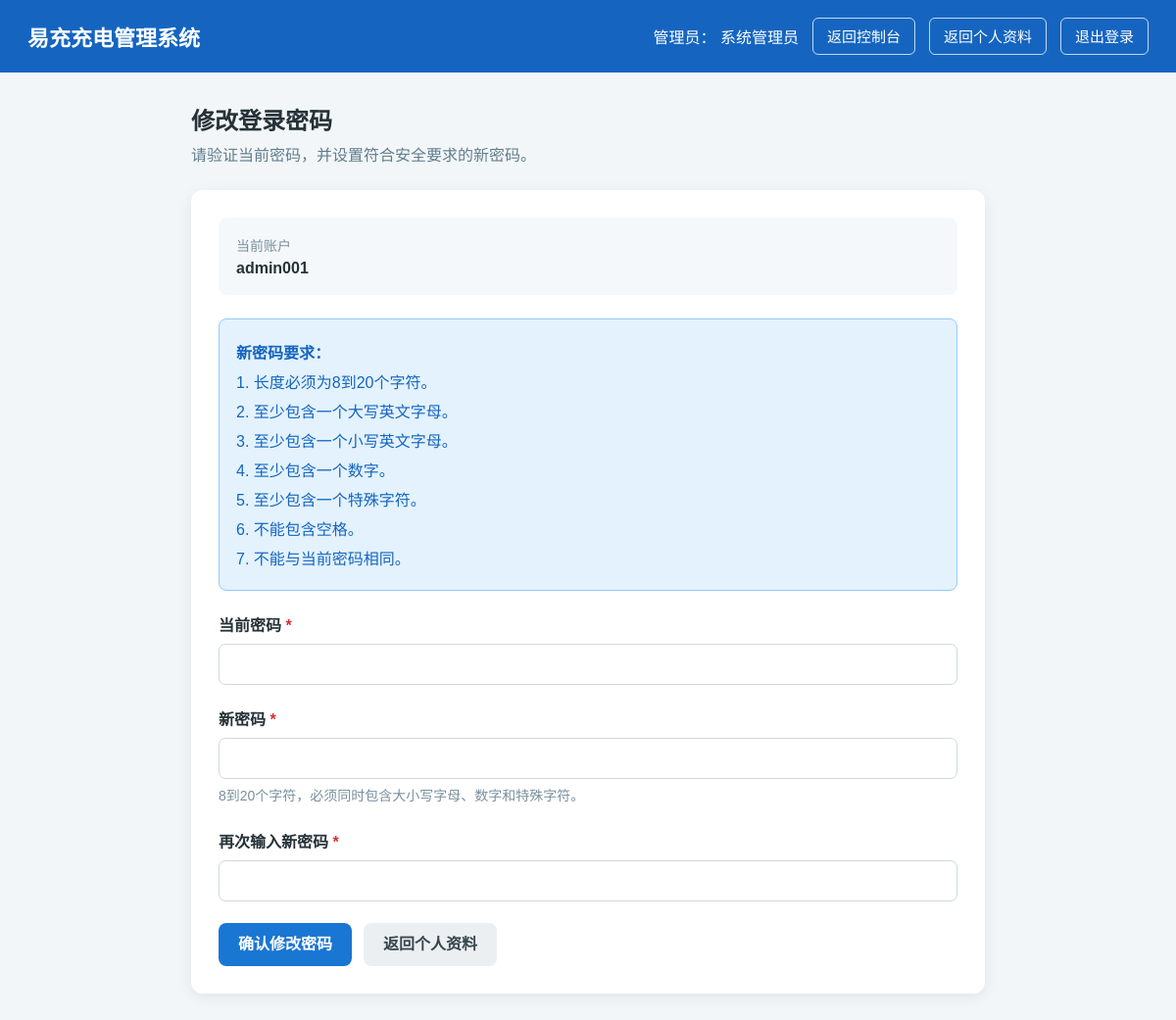
The page /public/account/change_password.php (signed in) on the database its author committed.
### tables this page shows
CREATE TABLE users (
    user_id INT UNSIGNED NOT NULL AUTO_INCREMENT COMMENT '用户主键编号',
    username VARCHAR(30) NOT NULL COMMENT '登录用户名，仅允许3到30位英文字母和数字',
    password_hash VARCHAR(255) NOT NULL COMMENT '密码哈希值，不保存明文密码',
    real_name VARCHAR(20) NOT NULL COMMENT '用户真实姓名，应用层限制为2到20个汉字',
    mobile CHAR(11) NOT NULL COMMENT '中国大陆11位手机号码',
    email VARCHAR(100) NULL COMMENT '电子邮箱，可选填写',
    role VARCHAR(20) NOT NULL DEFAULT 'user' COMMENT '用户角色：admin管理员，user普通用户',
    status VARCHAR(20) NOT NULL DEFAULT 'active' COMMENT '账户状态：active正常，disabled已停用',
    last_login_at DATETIME NULL COMMENT '最近一次成功登录时间',
    created_at DATETIME NOT NULL DEFAULT CURRENT_TIMESTAMP COMMENT '账户创建时间',
    updated_at DATETIME NOT NULL DEFAULT CURRENT_TIMESTAMP ON UPDATE CURRENT_TIMESTAMP COMMENT '账户最后更新时间',
    PRIMARY KEY (user_id),
    UNIQUE KEY uk_users_username (username),
    UNIQUE KEY uk_users_mobile (mobile),
    UNIQUE KEY uk_users_email (email),
    KEY idx_users_role (role),
    KEY idx_users_status (status),
    KEY idx_users_created_at (created_at),
    CONSTRAINT chk_users_username_format CHECK (username REGEXP '^[A-Za-z0-9]{3,30}$'),
    CONSTRAINT chk_users_real_name_length CHECK (CHAR_LENGTH(real_name) BETWEEN 2 AND 20),
    CONSTRAINT chk_users_mobile_format CHECK (mobile REGEXP '^1[3-9][0-9]{9}$'),
    CONSTRAINT chk_users_email_format CHECK (
        email IS NULL
        OR email REGEXP '^[A-Za-z0-9._%+-]+@[A-Za-z0-9.-]+\\.[A-Za-z]{2,}$'
    ),
    CONSTRAINT chk_users_role CHECK (role IN ('admin', 'user')),
    CONSTRAINT chk_users_status CHECK (status IN ('active', 'disabled'))
);

### bootstrap.php (called while the page is built, shortened)
<?php
spl_autoload_register(
    function(string $className): void {
        $namespacePrefix = 'App\\';
        $baseDirectory = __DIR__ . '/app/';
        $relativeClassName = substr($className, strlen($namespacePrefix));
        $relativeFilePath = str_replace(
            '\\',
            DIRECTORY_SEPARATOR,
            $relativeClassName
        );
        $filePath = $baseDirectory . $relativeFilePath . '.php';
    }
);

### app/Core/AuthGuard.php (called while the page is built, shortened)
<?php
class AuthGuard
{
    private Session $session;
    private UserRepository $userRepository;
    public function __construct(Session $session, UserRepository $userRepository)
    {
        $this->session = $session;
        $this->userRepository = $userRepository;
    }
    public function requireLogin(string $loginPath = '../login.php'): User
    {
        $this->session->start();
        $userId = $this->session->getUserId();
        $user = $this->userRepository->findById($userId);
        $this->session->refreshAuthenticatedSession();
        return $user;
    }
}

### app/Core/Session.php (called while the page is built, shortened)
<?php
class Session
{
    public function isLoggedIn(): bool
    {
        return isset($_SESSION[self::USER_ID_KEY]);
    }
    public function isAuthenticatedSessionExpired(): bool
    {
        $createdAt = (int)($_SESSION[self::CREATED_AT_KEY] ?? 0);
        $lastActivityAt = (int)($_SESSION[self::LAST_ACTIVITY_KEY] ?? 0);
        $now = time();
        $idleExpired = $now - $lastActivityAt > self::IDLE_TIMEOUT_SECONDS;
        $absoluteExpired = $now - $createdAt > self::ABSOLUTE_TIMEOUT_SECONDS;
        return $idleExpired || $absoluteExpired;
    }
    public function refreshAuthenticatedSession(): void
    {
        $now = time();
        $lastRegeneratedAt = (int)($_SESSION[self::LAST_REGENERATED_KEY] ?? 0);
    }
    public function getUserId(): ?int
    {
        return (int)$_SESSION[self::USER_ID_KEY];
    }
    public function matchesCredentialFingerprint(User $user): bool
    {
        $storedFingerprint = $_SESSION[self::CREDENTIAL_FINGERPRINT_KEY] ?? null;
        $currentFingerprint = $this->buildCredentialFingerprint(
            $user->getPasswordHash()
        );
        return hash_equals($storedFingerprint, $currentFingerprint);
    }
    private function buildCredentialFingerprint(string $passwordHash): string
    {
        return hash('sha256', $passwordHash);
    }
    private function isHttpsRequest(): bool
    {
        $httpsValue = strtolower((string)($_SERVER['HTTPS'] ?? ''));
        $serverPort = (int)($_SERVER['SERVER_PORT'] ?? 0);
        return ($httpsValue !== '' && $httpsValue !== 'off') || $serverPort === 443;
    }
}

### app/Repositories/UserRepository.php (called while the page is built, shortened)
<?php
class UserRepository
{
    private mysqli $connection;
    public function __construct(mysqli $connection)
    {
        $this->connection = $connection;
    }
    public function findById(int $userId): ?User
    {
        $sql = '
            SELECT
                user_id,
                username,
                password_hash,
                real_name,
                mobile,
                email,
                role,
                status,
                last_login_at,
                created_at,
                updated_at
            FROM users
            WHERE user_id = ?
            LIMIT 1
        ';
        $statement = $this->connection->prepare($sql);
        $statement->bind_param('i', $userId);
        if(!$statement->execute()){
            $statement->close();
            throw new RuntimeException(
                '根据用户编号查询用户失败。'
            );
        }
        $result = $statement->get_result();
        $userData = $result->fetch_assoc();
        return $this->mapToUser($userData);
    }
    private function mapToUser(array $userData): User
    {
        return new User(
            (int) $userData['user_id'],
            $userData['username'],
            $userData['password_hash'],
            $userData['real_name'],
            $userData['mobile'],
            $userData['email'],
            $userData['role'],
            $userData['status'],
            $userData['last_login_at'],
            $userData['created_at'],
            $userData['updated_at']
        );
    }
}

### app/Models/User.php (called while the page is built, shortened)
<?php
class User
{
    private ?int $userId;
    private string $username;
    private string $passwordHash;
    private string $realName;
    private string $role;
    private string $status;
    public function __construct(
        ?int $userId,
        string $username,
        string $passwordHash,
        string $realName,
        string $mobile,
        ?string $email,
        string $role,
        string $status,
        ?string $lastLoginAt,
        string $createdAt,
        string $updatedAt
    )
    {
        $this->userId = $userId;
        $this->username = $username;
        $this->passwordHash = $passwordHash;
        $this->realName = $realName;
        $this->role = $role;
        $this->status = $status;
    }
    public function getUserId(): ?int
    {
        return $this->userId;
    }
    public function getUsername(): string
    {
        return $this->username;
    }
    public function getPasswordHash(): string
    {
        return $this->passwordHash;
    }
    public function getRealName(): string
    {
        return $this->realName;
    }
    public function isAdmin(): bool
    {
        return $this->role === 'admin';
    }
    public function isActive(): bool
    {
        return $this->status === 'active';
    }
}

### app/Core/View.php (called while the page is built, shortened)
<?php
final class View
{
    public static function escape(string|int|float|null $value): string
    {
        return htmlspecialchars((string)$value, ENT_QUOTES, 'UTF-8');
    }
    public static function firstError(array $errors, string $field): ?string
    {
        $error = $errors[$field][0] ?? null;
        return $error === null ? null : (string)$error;
    }
    public static function hasError(array $errors, string $field): bool
    {
        return self::firstError($errors, $field) !== null;
    }
}

### public/account/change_password.php (the view, shortened to what this page needs)
<?php
require_once dirname(__DIR__, 2) . '/bootstrap.php';
$connection = $database->getConnection();
$userRepository = new UserRepository($connection);
$session = new Session();
$authGuard = new AuthGuard($session, $userRepository);
$currentUser = $authGuard->requireLogin(
    '../login.php'
);
$currentUserId = $currentUser->getUserId();
$user = $userRepository->findById($currentUserId);
$dashboardPath = $user->isAdmin()
    ? '../admin/dashboard.php'
    : '../user/dashboard.php';
$dashboardLabel = $user->isAdmin()
    ? '返回控制台'
    : '返回用户中心';
$topbarTheme = $user->isAdmin() ? 'admin' : 'user';
$topbarIdentityLabel = $user->isAdmin() ? '管理员' : '用户';
$topbarDisplayName = $user->getRealName();
$topbarLinks = [
    [
        'label' => $dashboardLabel,
        'href' => $dashboardPath,
    ],
    [
        'label' => '返回个人资料',
        'href' => 'profile.php',
    ],
    [
        'label' => '退出登录',
        'method' => 'post',
        'href' => '../logout.php',
    ],
];
$errors = [];
?>
<!DOCTYPE html>
<html lang="zh-CN">
<head>
    <link rel="stylesheet" href="../assets/css/common.css">
    <link rel="stylesheet" href="../assets/css/forms.css">
</head>
<body>
    <?php require dirname(__DIR__, 2) . '/views/partials/topbar.php'; ?>
    <main class="page">
        <section class="page-header">
            <h2 class="page-title">修改登录密码</h2>
            <p class="page-description">
                请验证当前密码，并设置符合安全要求的新密码。
            </p>
        </section>
        <section class="form-card">
            <div class="account-box">
                <div class="account-label">当前账户</div>
                <p class="account-value">
                    <?= View::escape($user->getUsername()) ?>
                </p>
            </div>
            <div class="rule-box">
                <p><strong>新密码要求：</strong></p>
                <p>1. 长度必须为8到20个字符。</p>
                <p>2. 至少包含一个大写英文字母。</p>
                <p>3. 至少包含一个小写英文字母。</p>
                <p>4. 至少包含一个数字。</p>
                <p>5. 至少包含一个特殊字符。</p>
                <p>6. 不能包含空格。</p>
                <p>7. 不能与当前密码相同。</p>
            </div>
            <form method="post" action="">
                <div class="form-group">
                    <label class="form-label" for="current_password">
                        当前密码
                        <span class="required-mark">*</span>
                    </label>
                    <input
                        class="form-control <?= View::hasError(
                            $errors,
                            'current_password'
                        ) ? 'input-error' : '' ?>"
                        type="password"
                        id="current_password"
                        name="current_password"
                        autocomplete="current-password"
                        required
                    >
                </div>
                <div class="form-group">
                    <label class="form-label" for="new_password">
                        新密码
                        <span class="required-mark">*</span>
                    </label>
                    <input
                        class="form-control <?= View::hasError(
                            $errors,
                            'new_password'
                        ) ? 'input-error' : '' ?>"
                        type="password"
                        id="new_password"
                        name="new_password"
                        minlength="8"
                        maxlength="20"
                        autocomplete="new-password"
                        required
                    >
                    <p class="field-help">
                        8到20个字符，必须同时包含大小写字母、数字和特殊字符。
                    </p>
                </div>
                <div class="form-group">
                    <label
                        class="form-label"
                        for="new_password_confirmation"
                    >
                        再次输入新密码
                        <span class="required-mark">*</span>
                    </label>
                    <input
                        class="form-control <?= View::hasError(
                            $errors,
                            'new_password_confirmation'
                        ) ? 'input-error' : '' ?>"
                        type="password"
                        id="new_password_confirmation"
                        name="new_password_confirmation"
                        minlength="8"
                        maxlength="20"
                        autocomplete="new-password"
                        required
                    >
                </div>
                <div class="form-actions">
                    <button class="primary-button" type="submit">
                        确认修改密码
                    </button>
                    <a class="secondary-button" href="profile.php">
                        返回个人资料
                    </a>
                </div>
            </form>
        </section>
    </main>
</body>
</html>

### views/partials/topbar.php (shortened to what this page needs)
<?php
$topbarSystemName = isset($topbarSystemName) ? (string)$topbarSystemName : '易充充电管理系统';
$topbarIdentityLabel = isset($topbarIdentityLabel) ? (string)$topbarIdentityLabel : '';
$topbarDisplayName = isset($topbarDisplayName) ? (string)$topbarDisplayName : '';
$topbarLinks = isset($topbarLinks) && is_array($topbarLinks) ? $topbarLinks : [];
$topbarTheme = isset($topbarTheme) ? (string)$topbarTheme : 'admin';
$topbarThemeClass = $topbarTheme === 'user' ? 'topbar-user' : 'topbar-admin';
?>
<header class="topbar <?= View::escape($topbarThemeClass) ?>">
    <h1 class="system-name"><?= View::escape($topbarSystemName) ?></h1>
    <div class="topbar-actions">
        <?php if($topbarIdentityLabel !== '' || $topbarDisplayName !== ''): ?>
            <span>
                <?= View::escape($topbarIdentityLabel) ?>：
                <?= View::escape($topbarDisplayName) ?>
            </span>
        <?php endif; ?>
        <?php foreach($topbarLinks as $topbarLink): ?>
            <?php
            $linkLabel = (string)($topbarLink['label'] ?? '');
            $linkHref = (string)($topbarLink['href'] ?? '');
            $linkMethod = strtolower((string)($topbarLink['method'] ?? 'get'));
            ?>
            <?php if($linkMethod === 'post'): ?>
                <form class="topbar-form" method="post" action="<?= View::escape($linkHref) ?>">
                    <button class="topbar-link topbar-button" type="submit">
                        <?= View::escape($linkLabel) ?>
                    </button>
                </form>
            <?php else: ?>
                <a class="topbar-link" href="<?= View::escape($linkHref) ?>">
                    <?= View::escape($linkLabel) ?>
                </a>
            <?php endif; ?>
        <?php endforeach; ?>
    </div>
</header>

### rows shown on the page
users: role "管理员", real_name "系统管理员", username "admin001"

### other values the page prints
View::escape($topbarSystemName) "易充充电管理系统"
View::escape($linkLabel) "返回控制台"
View::escape($linkLabel) "返回个人资料"
View::escape($linkLabel) "退出登录"
